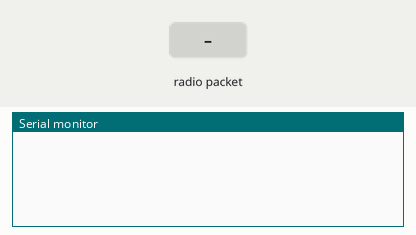
Recording of a sketch running on a simulated Arduino Uno, built with avr-gcc and run on an emulated ATmega328P. On the bench: the last lines printed to the serial monitor. The test bench sets the inputs (shaded band). No radio packets arrive unless stated.

Above: at 2.2 s.
2.3 s: radio packet "1" arrives
At 3.4 s:
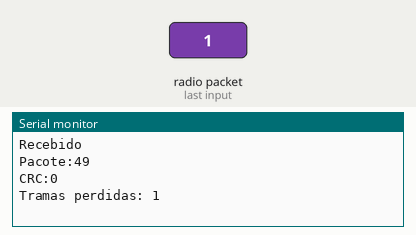
3.8 s: radio packet "0" arrives
At 4.6 s:
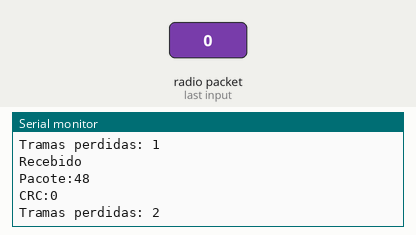
5.3 s: radio packet "2" arrives
At 5.7 s:
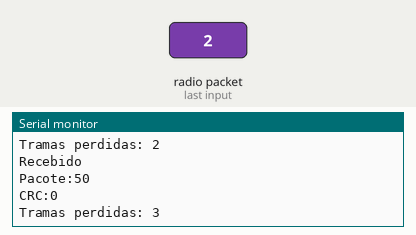

Measured:
- after the input at 2.3 s, the serial monitor: prints a new line at once (image 1)
- after the input at 3.8 s, the serial monitor: prints a new line at once (image 2)
- after the input at 5.3 s, the serial monitor: prints a new line at once (image 3)

The sketch:

RF_receive.ino
```cpp
#include <SPI.h>
#include "RF24.h"

RF24 myRadio (0, 5);
byte addresses[][6] = {"0", "1"};
int i;
int error_count = 0;


struct package {
  uint16_t seq;
  byte  payload[29];
  uint8_t crc;
};

typedef struct package Package;
Package data;
Package data_aux;

void setup() {
  Serial.begin(115200);
  delay(1000);
  myRadio.begin();
  myRadio.setChannel(115);
  myRadio.setPALevel(RF24_PA_MAX);
  myRadio.setAutoAck(false);
  myRadio.setDataRate( RF24_2MBPS );

  myRadio.openReadingPipe(1, addresses[0]);
  myRadio.startListening();
  data_aux.seq = 0;
}


void loop()  {
    if ( myRadio.available()) {
      while (myRadio.available()){
        myRadio.read( &data, sizeof(data) );
      }
      if (data.seq != data_aux.seq+1){
        error_count++;
      }
      data_aux.seq = data.seq;


      Serial.print("\nRecebido");
      Serial.print("\nPacote:");
      Serial.print(data.seq);
      Serial.print("\n");
      Serial.println((char*)data.payload);
      Serial.print("CRC:");
      Serial.println(data.crc);
      Serial.print("Tramas perdidas: ");
      Serial.println(error_count);

      myRadio.stopListening();
      myRadio.openWritingPipe(addresses[1]);


      char ack[10] = "Recebido";
      myRadio.write(&ack, sizeof(ack));
      myRadio.openReadingPipe(1, addresses[0]);
      myRadio.startListening();
    }


}
```
